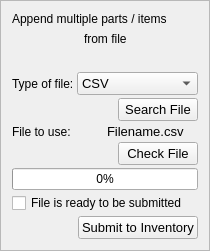
                     <widget class="QFrame" name="frame_3">
                      <property name="frameShape">
                       <enum>QFrame::StyledPanel</enum>
                      </property>
                      <property name="frameShadow">
                       <enum>QFrame::Raised</enum>
                      </property>
                      <layout class="QVBoxLayout" name="verticalLayout_43">
                       <item>
                        <layout class="QVBoxLayout" name="verticalLayout_42" stretch="0,0,0,0,0,0,0,0,0,1">
                         <property name="spacing">
                          <number>3</number>
                         </property>
                         <item>
                          <widget class="QLabel" name="label_19">
                           <property name="text">
                            <string>Append multiple parts / items</string>
                           </property>
                          </widget>
                         </item>
                         <item>
                          <layout class="QHBoxLayout" name="horizontalLayout_45">
                           <item>
                            <spacer name="horizontalSpacer_36">
                             <property name="orientation">
                              <enum>Qt::Horizontal</enum>
                             </property>
                             <property name="sizeHint" stdset="0">
                              <size>
                               <width>40</width>
                               <height>20</height>
                              </size>
                             </property>
                            </spacer>
                           </item>
                           <item>
                            <widget class="QLabel" name="label_52">
                             <property name="text">
                              <string>from file</string>
                             </property>
                            </widget>
                           </item>
                           <item>
                            <spacer name="horizontalSpacer_37">
                             <property name="orientation">
                              <enum>Qt::Horizontal</enum>
                             </property>
                             <property name="sizeHint" stdset="0">
                              <size>
                               <width>40</width>
                               <height>20</height>
                              </size>
                             </property>
                            </spacer>
                           </item>
                          </layout>
                         </item>
                         <item>
                          <spacer name="verticalSpacer_24">
                           <property name="orientation">
                            <enum>Qt::Vertical</enum>
                           </property>
                           <property name="sizeType">
                            <enum>QSizePolicy::Expanding</enum>
                           </property>
                           <property name="sizeHint" stdset="0">
                            <size>
                             <width>20</width>
                             <height>20</height>
                            </size>
                           </property>
                          </spacer>
                         </item>
                         <item>
                          <layout class="QHBoxLayout" name="horizontalLayout_43">
                           <item>
                            <widget class="QLabel" name="label_53">
                             <property name="text">
                              <string>Type of file:</string>
                             </property>
                            </widget>
                           </item>
                           <item>
                            <widget class="QComboBox" name="comboBox_2">
                             <property name="font">
                              <font>
                               <pointsize>10</pointsize>
                               <weight>50</weight>
                               <bold>false</bold>
                              </font>
                             </property>
                             <item>
                              <property name="text">
                               <string>CSV</string>
                              </property>
                             </item>
                             <item>
                              <property name="text">
                               <string>Formated Excel</string>
                              </property>
                             </item>
                             <item>
                              <property name="text">
                               <string>Json</string>
                              </property>
                             </item>
                            </widget>
                           </item>
                          </layout>
                         </item>
                         <item>
                          <layout class="QHBoxLayout" name="horizontalLayout_42">
                           <item>
                            <spacer name="horizontalSpacer_33">
                             <property name="orientation">
                              <enum>Qt::Horizontal</enum>
                             </property>
                             <property name="sizeHint" stdset="0">
                              <size>
                               <width>40</width>
                               <height>20</height>
                              </size>
                             </property>
                            </spacer>
                           </item>
                           <item>
                            <widget class="QPushButton" name="search_file_append_inv">
                             <property name="font">
                              <font>
                               <pointsize>10</pointsize>
                               <weight>50</weight>
                               <bold>false</bold>
                              </font>
                             </property>
                             <property name="text">
                              <string>Search File</string>
                             </property>
                            </widget>
                           </item>
                          </layout>
                         </item>
                         <item>
                          <layout class="QHBoxLayout" name="horizontalLayout_44">
                           <item>
                            <widget class="QLabel" name="label_54">
                             <property name="text">
                              <string>File to use:</string>
                             </property>
                            </widget>
                           </item>
                           <item>
                            <widget class="QLabel" name="label_55">
                             <property name="font">
                              <font>
                               <pointsize>10</pointsize>
                               <weight>50</weight>
                               <bold>false</bold>
                              </font>
                             </property>
                             <property name="text">
                              <string>Filename.csv</string>
                             </property>
                            </widget>
                           </item>
                          </layout>
                         </item>
                         <item>
                          <layout class="QHBoxLayout" name="horizontalLayout_41">
                           <item>
                            <spacer name="horizontalSpacer_34">
                             <property name="orientation">
                              <enum>Qt::Horizontal</enum>
                             </property>
                             <property name="sizeHint" stdset="0">
                              <size>
                               <width>40</width>
                               <height>20</height>
                              </size>
                             </property>
                            </spacer>
                           </item>
                           <item>
                            <widget class="QPushButton" name="pushButton_6">
                             <property name="font">
                              <font>
                               <pointsize>10</pointsize>
                               <weight>50</weight>
                               <bold>false</bold>
                              </font>
                             </property>
                             <property name="text">
                              <string>Check File</string>
                             </property>
                            </widget>
                           </item>
                          </layout>
                         </item>
                         <item>
                          <widget class="QProgressBar" name="progressBar">
                           <property name="value">
                            <number>0</number>
                           </property>
                          </widget>
                         </item>
                         <item>
                          <widget class="QCheckBox" name="checkBox">
                           <property name="text">
                            <string>File is ready to be submitted</string>
                           </property>
                          </widget>
                         </item>
                         <item>
                          <layout class="QHBoxLayout" name="horizontalLayout_40">
                           <item>
                            <spacer name="horizontalSpacer_35">
                             <property name="orientation">
                              <enum>Qt::Horizontal</enum>
                             </property>
                             <property name="sizeHint" stdset="0">
                              <size>
                               <width>40</width>
                               <height>20</height>
                              </size>
                             </property>
                            </spacer>
                           </item>
                           <item>
                            <widget class="QPushButton" name="pushButton_7">
                             <property name="font">
                              <font>
                               <pointsize>10</pointsize>
                               <weight>50</weight>
                               <bold>false</bold>
                              </font>
                             </property>
                             <property name="text">
                              <string>Submit to Inventory</string>
                             </property>
                            </widget>
                           </item>
                          </layout>
                         </item>
                        </layout>
                       </item>
                      </layout>
                     </widget>
